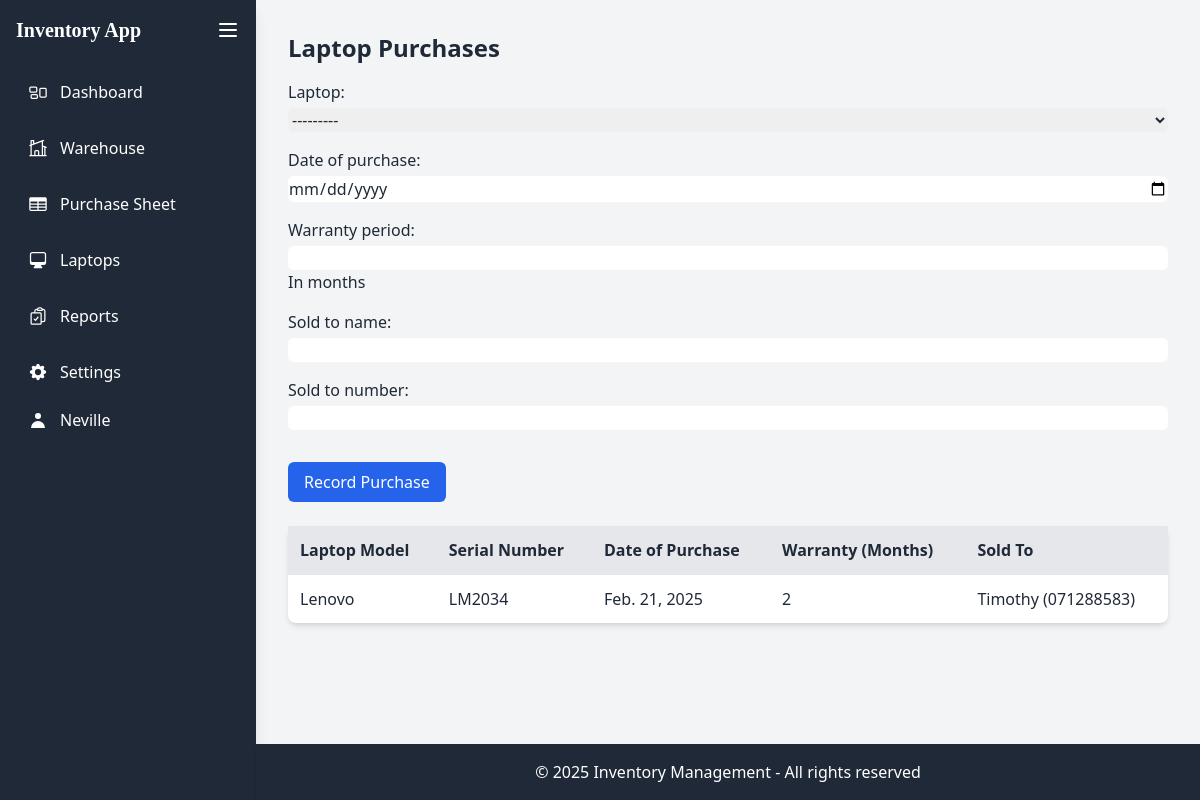
The app's page /purchases/laptops/ (signed in) with its own data.
### purchases/models.py (models this page shows, shortened)
class LaptopPurchase(models.Model):
    laptop = models.ForeignKey(WarehouseItem, on_delete=models.CASCADE, limit_choices_to={'item_type': 'laptop'})
    date_of_purchase = models.DateField()
    warranty_period = models.IntegerField(help_text="In months")
    sold_to_name = models.CharField(max_length=100)
    sold_to_number = models.CharField(max_length=20)
    sold_by = models.ForeignKey(User, on_delete=models.SET_NULL, null=True)

class WarehouseItem(models.Model):
    ITEM_TYPES = (
        ('laptop', 'Laptop'),
        ('monitor', 'Monitor'),
        ('phone', 'Phone'),
        ('accessory', 'Accessory'),
    )
    item_type = models.CharField(max_length=20, choices=ITEM_TYPES)
    name = models.CharField(max_length=100)
    serial_number = models.CharField(max_length=100, unique=True)
    date_added = models.DateField(auto_now_add=True)
    is_available = models.BooleanField(default=True)
    def __str__(self):
        return f"{self.name} ({self.serial_number})"

### purchases/views.py (the view)
# urls.py: path('laptops/', views.laptops, name='laptops'),
@login_required
def laptops(request):
    if request.method == 'POST':
        form = LaptopPurchaseForm(request.POST)
        if form.is_valid():
            serial_number = form.cleaned_data['laptop'].serial_number
            if WarehouseItem.objects.filter(serial_number=serial_number, is_available=True).exists():
                purchase = form.save(commit=False)
                purchase.sold_by = request.user
                purchase.save()
                messages.success(request, 'Laptop purchase recorded successfully!')
                return redirect('purchases:laptops')
            else:
                messages.error(request, 'Laptop is not available in warehouse!')
    else:
        form = LaptopPurchaseForm()
    laptops = LaptopPurchase.objects.all()
    return render(request, 'purchases/laptops.html', {'form': form, 'laptops': laptops})

### purchases/forms.py
class LaptopPurchaseForm(forms.ModelForm):
    class Meta:
        model = LaptopPurchase
        fields = ['laptop', 'date_of_purchase', 'warranty_period', 'sold_to_name', 'sold_to_number']
        widgets = {
            'laptop': forms.Select(attrs={'class': 'mt-1 block w-full rounded-md border-gray-300', 'hx-get': '/purchases/check-availability/', 'hx-trigger': 'change', 'hx-target': '#availability-status'}),
            'date_of_purchase': forms.DateInput(attrs={'type': 'date', 'class': 'mt-1 block w-full rounded-md border-gray-300'}),
            'warranty_period': forms.NumberInput(attrs={'class': 'mt-1 block w-full rounded-md border-gray-300'}),
            'sold_to_name': forms.TextInput(attrs={'class': 'mt-1 block w-full rounded-md border-gray-300'}),
            'sold_to_number': forms.TextInput(attrs={'class': 'mt-1 block w-full rounded-md border-gray-300'}),
        }

### templates/purchases/laptops.html (shortened to what this page needs)
{% extends 'base.html' %}
{% block content %}
<div class="max-w-4xl mx-auto">
  <h2 class="text-2xl font-semibold mb-4">Laptop Purchases</h2>
  <form method="POST" class="space-y-4 mb-6">
    {{ form.as_p }}
    <button type="submit" class="px-4 py-2 bg-blue-600 text-white rounded-md hover:bg-blue-700">Record Purchase</button>
  </form>
  <table class="w-full bg-white shadow-md rounded-lg">
    <thead class="bg-gray-200">
      <tr>
        <th class="p-3 text-left">Laptop Model</th>
        <th class="p-3 text-left">Serial Number</th>
        <th class="p-3 text-left">Date of Purchase</th>
        <th class="p-3 text-left">Warranty (Months)</th>
        <th class="p-3 text-left">Sold To</th>
      </tr>
    </thead>
    <tbody>
      {% for laptop in laptops %}
      <tr class="border-t">
        <td class="p-3">{{ laptop.laptop.name }}</td>
        <td class="p-3">{{ laptop.laptop.serial_number }}</td>
        <td class="p-3">{{ laptop.date_of_purchase }}</td>
        <td class="p-3">{{ laptop.warranty_period }}</td>
        <td class="p-3">{{ laptop.sold_to_name }} ({{ laptop.sold_to_number }})</td>
      </tr>
      {% empty %}
      <tr><td colspan="5" class="p-3 text-center">No laptop purchases recorded</td></tr>
      {% endfor %}
    </tbody>
  </table>
</div>
{% endblock %}

### templates/base.html (shortened to what this page needs)
<!DOCTYPE html>
<html lang="en">
  <head>
    <script src="https://cdn.tailwindcss.com"></script>
  </head>
  <body class="bg-gray-100 text-gray-800 min-h-screen flex">
    <aside
      id="sidebar"
      class="bg-gray-800 text-white p-4 shadow-lg transition-all duration-300 {% if request.session.sidebar_collapsed %}sidebar-collapsed{% else %}sidebar-expanded{% endif %}"
      hx-target="this"
      hx-swap="outerHTML"
    >
      <div class="flex items-center justify-between mb-6">
        <h2 style="font-family:serif" class="text-xl font-bold {% if request.session.sidebar_collapsed %}hidden{% else %}block{% endif %}">Inventory App</h2>
        <button
          hx-get="{% url 'core:toggle_sidebar' %}"
          class="text-white hover:text-gray-300 focus:outline-none"
        >
          <svg class="h-6 w-6" fill="none" stroke="currentColor" viewBox="0 0 24 24" xmlns="http://www.w3.org/2000/svg">
            <path stroke-linecap="round" stroke-linejoin="round" stroke-width="2" d="M4 6h16M4 12h16M4 18h16"></path>
          </svg>
        </button>
      </div>
      <nav class="space-y-2 flex-1">
        <a href="{% url 'core:dashboard' %}" class="flex items-center p-3 rounded-lg hover:bg-gray-700 transition-colors duration-200 font-medium group">
          <span class="{% if request.session.sidebar_collapsed %}hidden{% else %}block{% endif %}">Dashboard</span>
        </a>
        <a href="{% url 'purchases:warehouse' %}" class="flex items-center p-3 rounded-lg hover:bg-gray-700 transition-colors duration-200 font-medium group">
           <span class="{% if request.session.sidebar_collapsed %}hidden{% else %}block{% endif %}">Warehouse</span>
        </a>
        <a href="{% url 'purchases:purchase_sheet' %}" class="flex items-center p-3 rounded-lg hover:bg-gray-700 transition-colors duration-200 font-medium group">
          <span class="{% if request.session.sidebar_collapsed %}hidden{% else %}block{% endif %}">Purchase Sheet</span>
        </a>
        <a href="{% url 'purchases:laptops' %}" class="flex items-center p-3 rounded-lg hover:bg-gray-700 transition-colors duration-200 font-medium group">
          <span class="{% if request.session.sidebar_collapsed %}hidden{% else %}block{% endif %}">Laptops</span>
        </a>
        <a href="{% url 'core:reports' %}" class="flex items-center p-3 rounded-lg hover:bg-gray-700 transition-colors duration-200 font-medium group">
          <span class="{% if request.session.sidebar_collapsed %}hidden{% else %}block{% endif %}">Reports</span>
        </a>
        <a href="{% url 'core:settings' %}" class="flex items-center p-3 rounded-lg hover:bg-gray-700 transition-colors duration-200 font-medium group">
          <span class="{% if request.session.sidebar_collapsed %}hidden{% else %}block{% endif %}">Settings</span>
        </a>
      </nav>
      {% if request.user.is_authenticated %}
      <div class="mt-auto relative group">
        <button class="flex items-center w-full p-3 rounded-lg hover:bg-gray-700 transition-colors duration-200">
          <svg class="h-5 w-5 mr-3" fill="currentColor" viewBox="0 0 20 20" xmlns="http://www.w3.org/2000/svg">
            <path fill-rule="evenodd" d="M10 9a3 3 0 100-6 3 3 0 000 6zm-7 9a7 7 0 1114 0H3z" clip-rule="evenodd" />
          </svg>
          <span class="{% if request.session.sidebar_collapsed %}hidden{% else %}block truncate{% endif %}">{{ request.user.username }}</span>
        </button>
      </div>
      {% endif %}
    </aside>
    <div class="flex-1 flex flex-col">
      <main class="flex-1 p-8">
        {% block content %}{% endblock %}
      </main>
      <footer class="bg-gray-800 text-white text-center p-4 shadow-md">
        © 2025 Inventory Management - All rights reserved
      </footer>
    </div>
  </body>
</html>

### templates/base.html (style rules this page uses)
.sidebar-expanded { width: 256px; }

### records on screen
LaptopPurchase: laptop.name "Lenovo", laptop.serial_number "LM2034", date_of_purchase "Feb. 21, 2025", warranty_period "2", sold_to_name "Timothy", sold_to_number "071288583"

### other values on screen
{{ request.user.username }} "Neville"
